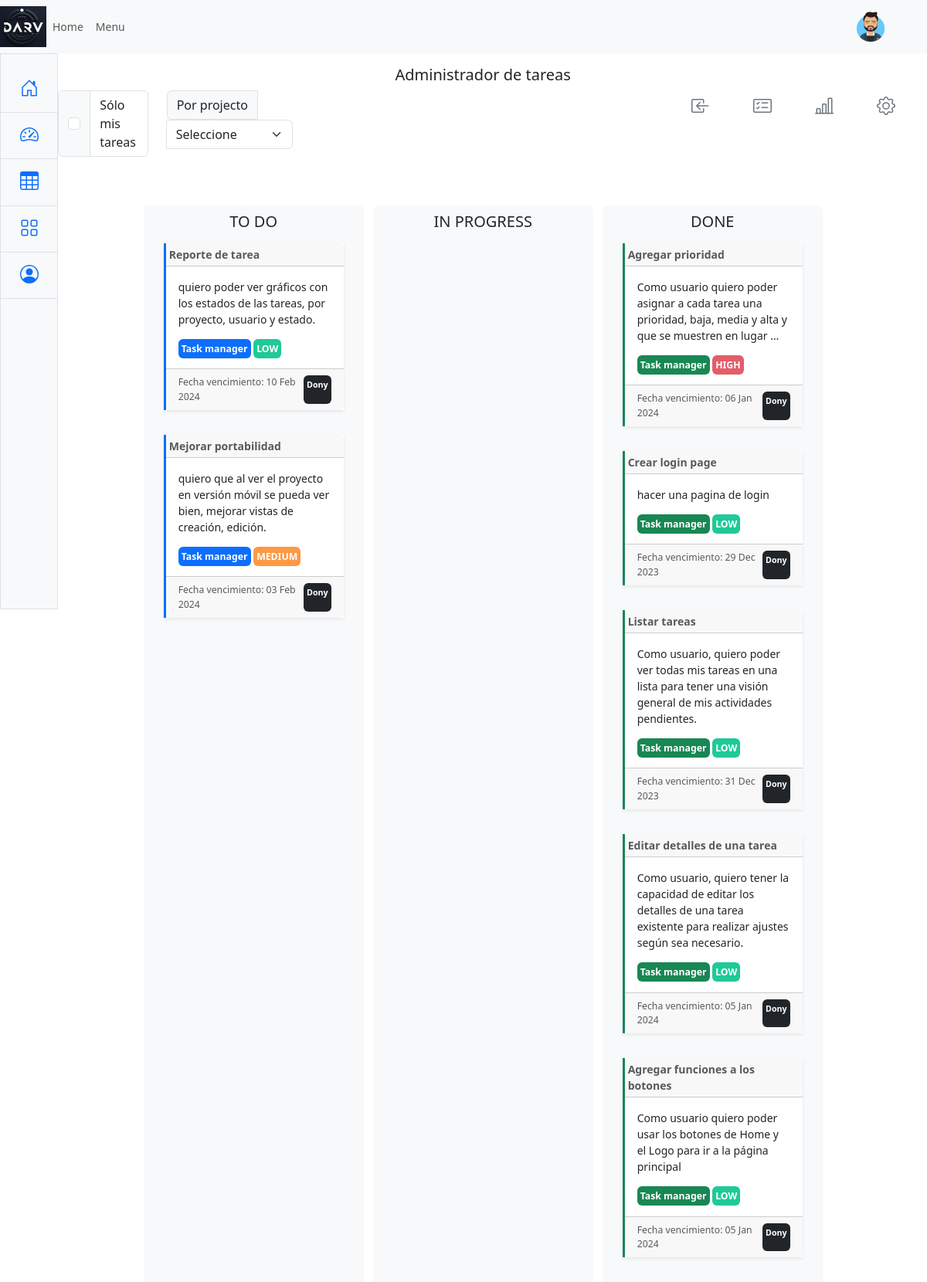
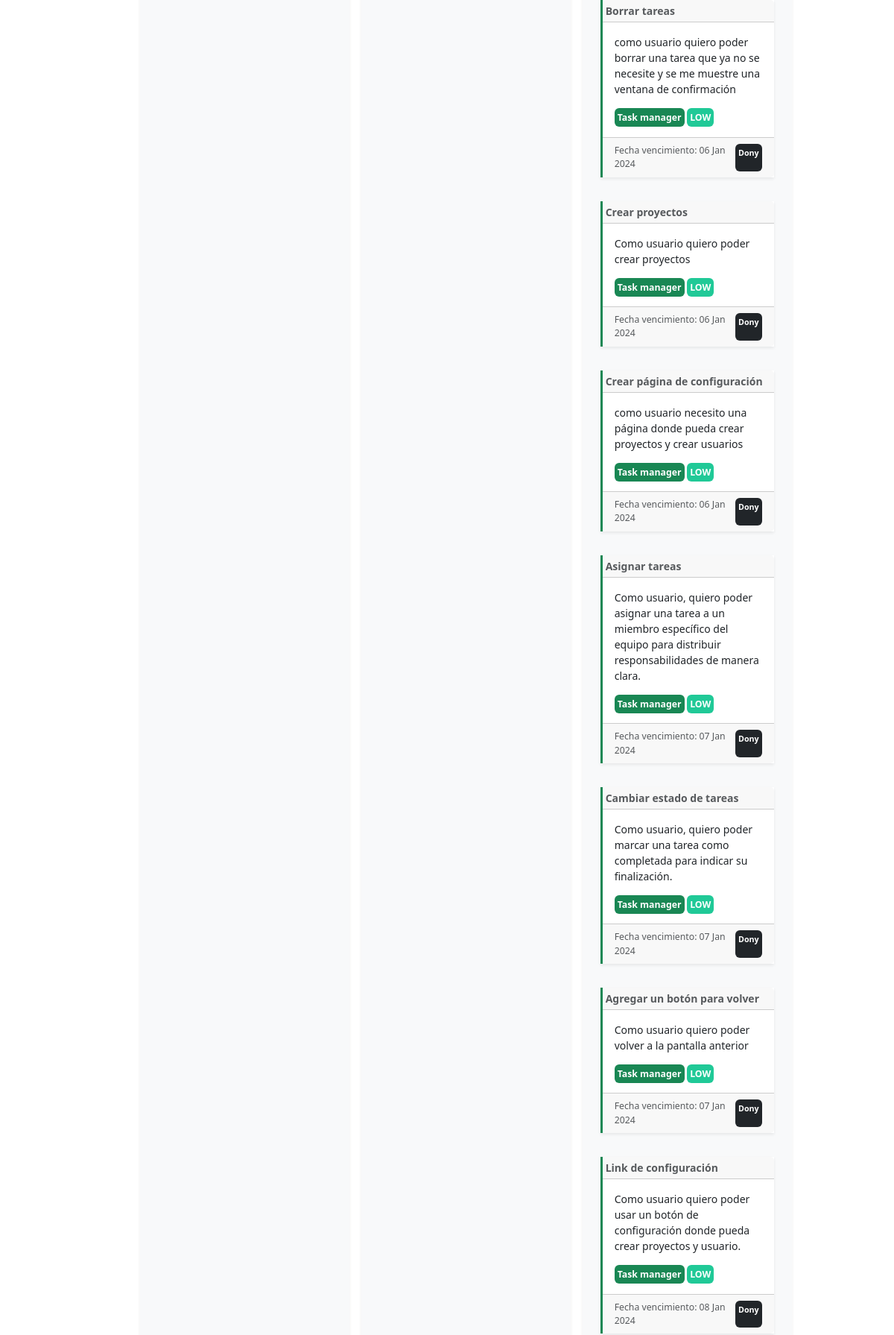
Screenshot of /list/ (signed in, upper part) with the database file from the repository (2 pictures, top to bottom).
### task/models.py (models this page shows, shortened)
class Task(models.Model):
    STATUS_CHOICES = [
        ('TO_DO', 'TO DO'),
        ('IN_PROGRESS', 'IN PROGRESS'),
        ('DONE', 'DONE'),
    ]
    PRIORITY_CHOICES = [
        ('LOW', 'LOW'),
        ('MEDIUM', 'MEDIUM'),
        ('HIGH', 'HIGH'),
    ]
    title = models.CharField(max_length=255)
    description = models.TextField()
    date = models.DateField()
    assigned_to = models.ForeignKey(User, on_delete=models.CASCADE)
    status = models.CharField(max_length=20, choices=STATUS_CHOICES, default='TO_DO')
    comments = models.TextField(blank=True, null=True)
    project = models.ForeignKey(Project, on_delete=models.CASCADE)
    priority = models.CharField(max_length=40, choices=PRIORITY_CHOICES, default='LOW')

class Project(models.Model):
    name = models.CharField(max_length=100)
    def __str__(self):
        return self.name

### task/views.py (the view, shortened to what this page needs)
# urls.py: path('list/', task_list, name='task_list'),
@login_required
def task_list(request):
    status = {'TO_DO':'TO DO','IN_PROGRESS':'IN PROGRESS','DONE':'DONE'}
    task = ''
    projects = ''
    set_messages(request)
    if request.method == 'GET':
        if request.GET.get('value') in ['dragged', 'changed']:
            task = get_object_or_404(Task, id=request.GET.get('id'))
            task.status = request.GET.get('status')
            task.save()
    tasks = Task.objects.all().order_by('priority','date')
    projects = Project.objects.all()
    context = {'tasks': tasks, 'status': status, 'projects': projects }
    return render(request, 'task/list_task.html', context)

### task/views.py (called while the page is built)
def set_messages(request):
    five_days = datetime.now() + timedelta(days=5)
    overdue_tasks = Task.objects.filter(status__in =['TO_DO','IN_PROGRESS'], date__lte= datetime.now()).count()
    messages.error(request,'Tareas expiradas: '+ str(overdue_tasks))
    print("tareas expiradas: ", overdue_tasks)
    tasks_expiring = Task.objects.filter(status__in =['TO_DO','IN_PROGRESS'], date__range = (datetime.now(), five_days)).count()
    print("tareas por vencer: ", tasks_expiring)
    messages.warning(request,'Tareas a punto de vencer: '+str(tasks_expiring))

### templates/task/list_task.html (shortened to what this page needs)
{% extends 'base.html' %}
{% load crispy_forms_tags %}
{% block content %}
<section class="mt-3">
    <div class="container-fluid position-relative">
        <h5 class="text-center">
            Administrador de tareas
        </h5>
        <div class="container-fluid">
            <div class="row row-cols-1 row-cols-sm-2 row-cols-md-2">
                <div class="col">
                    <div class="row">
                        <div class="col-sm-3 col-md-3">
                            <div class="input-group mb-3">
                                <div class="input-group-text">
                                  <input class="form-check-input mt-0" id="user_filters" type="checkbox" name="user_filter" onClick="handleRadioButtonChange()" value="{{ request.user.id }}" aria-label="Checkbox user_filter">
                                </div>
                                <label for="user_filters" class="form-control">Sólo mis tareas</label>
                              </div>
                        </div>
                        <div class="col-sm-3 col-md-4">
                            <div class="input-group mb-3">
                                <label class="input-group-text" for="project_select">Por projecto</label>
                                <select class="form-select" id="project_select" onchange="handleProjectSelectChange()">
                                    <option value="0">Seleccione</option>
                                </select>
                              </div>
                        </div>
                    </div>
                </div>
                <div class="col">
                    <div class="row justify-content-end">
                        <div class="col-auto">
                            <div class="d-flex justify-content-between" >
                                <a class="btn btn-lg btn-outline-secondary" id="btn-config" href="{% url 'task:home' %}">
                                </a>
                            </div>
                        </div>
                        <div class="col-auto">
                            <div class="d-flex justify-content-between" >
                                <a class="btn btn-lg btn-outline-secondary" id="btn-config" href="{% url 'task:create_task' %}">
                                </a>
                            </div>
                        </div>
                        <div class="col-auto">
                            <div class="d-flex justify-content-between" >
                                <a class="btn btn-lg btn-outline-secondary" id="btn-config" href="{% url 'task:report' %}">
                                </a>
                            </div>
                        </div>
                        <div class="col-auto">
                            <div class="d-flex justify-content-between" >
                                <a class="btn btn-lg btn-outline-secondary" id="btn-config" href="{% url 'task:config' %}">
                                </a>
                            </div>
                        </div>
                    </div>
                </div>
            </div>
        </div>
        <div class="container-fluid my-3 my-lg-5">
            <div class="row row-cols-sm-1 row-cols-md-2 justify-content-center vh-100">
                {% for key,val in status.items %}
                    <div class="col-sm-12 col-md-3 shadow-sm mx-2 bg-light py-2 px-4" id="{{ key }}" ondrop="drop(event)" ondragover="allowDrop(event)">
                        <h5 class="text-center">
                            {{ val }}
                        </h5>
                        {% for task in tasks %}
                            {% if task.status == key %}
                                <div class="box-sh d-flex flex-column align-items-center justify-content-center mt-3">
                                    <div id="{{ task.status }}{{ task.id }}" ondragstart="dragStart(event)" draggable="true"
                                        class="card rounded-0 w-100 mb-3 border-0 border-start border-3 shadow-sm
                                            {% if task.status == 'TO_DO' %}border-primary
                                            {% elif task.status == 'IN_PROGRESS'%}border-warning
                                            {% elif task.status == 'DONE'%}border-success
                                            {% endif %}
                                            ">
                                        <div class="card-header d-inline p-1 fw-semibold text-muted">
                                            {{ task.title }}
                                        </div>
                                        <a class="text-decoration-none text-dark" data-bs-toggle="modal" data-bs-target="#{{ task.status }}-{{ task.id }}">
                                            <div class="card-body px-3 py-3">
                                                <div class="card-text mb-2"><p class="">{{ task.description|truncatewords:20 }}</p></div>
                                                <div class="rounded-2 d-inline p-1 fw-semibold small text-white project-name
                                                    {% if task.status == 'TO_DO' %}bg-primary
                                                    {% elif task.status == 'IN_PROGRESS'%}bg-warning
                                                    {% elif task.status == 'DONE'%}bg-success
                                                    {% endif %}
                                                ">{{ task.project }}</div>
                                                <div class="rounded-2 d-inline p-1 fw-semibold small text-white project-name
                                                    {% if task.priority == 'LOW' %}teal-500
                                                    {% elif task.priority == 'MEDIUM'%}orange-400
                                                    {% elif task.priority == 'HIGH'%}red-400
                                                    {% endif %}
                                                ">{{ task.priority }}</div>
                                            </div>
                                            <div class="card-footer text-muted small">
                                                <div class="d-flex justify-content-between">
                                                    Fecha vencimiento: {{ task.date|date:"d M Y" }}
                                                    <div class="rounded-2 p-1 fw-semibold bg-dark small text-white project-name">{{ task.assigned_to }}</div>
                                                </div>
                                            </div>
                                        </a>
                                    </div>
                                </div>
                            {% endif %}
                        {% endfor %}
                    </div>
                {% endfor %}
            </div>
        </div>
    </div>
</section>
{% endblock content %}

### static/css/style.css (style rules this page uses)
body { min-height: 100vh; min-height: -webkit-fill-available; font-size: .875rem; }
.container-fluid { padding: 0; }
.bi { vertical-align: -.125em; fill: currentColor; }
.teal-500 { background-color: #20c997; }
.orange-400 { background-color: #fd9843; }
.red-400 { background-color: #e35d6a; }
.card-body { cursor: pointer; }
#btn-config { border:none; }

### rows the page displays
Task: title "Reporte de tarea", description "quiero poder ver gráficos con los estados de las tareas, por proyecto, usuario y estado.", project "Task manager", priority "LOW", date "10 Feb 2024", assigned_to "Dony"
Task: title "Mejorar portabilidad", description "quiero que al ver el proyecto en versión móvil se pueda ver bien, mejorar vistas de creación, edición.", project "Task manager", priority "MEDIUM", date "03 Feb 2024", assigned_to "Dony"
Task: title "Agregar prioridad", description "Como usuario quiero poder asignar a cada tarea una prioridad, baja, media y alta y que se muestren en lugar …", project "Task manager", priority "HIGH", date "06 Jan 2024", assigned_to "Dony"
Task: title "Crear login page", description "hacer una pagina de login", project "Task manager", priority "LOW", date "29 Dec 2023", assigned_to "Dony"
Task: title "Listar tareas", description "Como usuario, quiero poder ver todas mis tareas en una lista para tener una visión general de mis actividades pendientes.", project "Task manager", priority "LOW", date "31 Dec 2023", assigned_to "Dony"
Task: title "Editar detalles de una tarea", description "Como usuario, quiero tener la capacidad de editar los detalles de una tarea existente para realizar ajustes según sea necesario.", project "Task manager", priority "LOW", date "05 Jan 2024", assigned_to "Dony"
Task: title "Agregar funciones a los botones", description "Como usuario quiero poder usar los botones de Home y el Logo para ir a la página principal", project "Task manager", priority "LOW", date "05 Jan 2024", assigned_to "Dony"
Task: title "Borrar tareas", description "como usuario quiero poder borrar una tarea que ya no se necesite y se me muestre una ventana de confirmación", project "Task manager", priority "LOW", date "06 Jan 2024", assigned_to "Dony"
Task: title "Crear proyectos", description "Como usuario quiero poder crear proyectos", project "Task manager", priority "LOW", date "06 Jan 2024", assigned_to "Dony"
Task: title "Crear página de configuración", description "como usuario necesito una página donde pueda crear proyectos y crear usuarios", project "Task manager", priority "LOW", date "06 Jan 2024", assigned_to "Dony"
Task: title "Asignar tareas", description "Como usuario, quiero poder asignar una tarea a un miembro específico del equipo para distribuir responsabilidades de manera clara.", project "Task manager", priority "LOW", date "07 Jan 2024", assigned_to "Dony"
Task: title "Cambiar estado de tareas", description "Como usuario, quiero poder marcar una tarea como completada para indicar su finalización.", project "Task manager", priority "LOW", date "07 Jan 2024", assigned_to "Dony"
Task: title "Agregar un botón para volver", description "Como usuario quiero poder volver a la pantalla anterior", project "Task manager", priority "LOW", date "07 Jan 2024", assigned_to "Dony"
Task: title "Link de configuración", description "Como usuario quiero poder usar un botón de configuración donde pueda crear proyectos y usuario.", project "Task manager", priority "LOW", date "08 Jan 2024", assigned_to "Dony"

### other values shown
{{ val }} "TO DO" "IN PROGRESS" "DONE"
